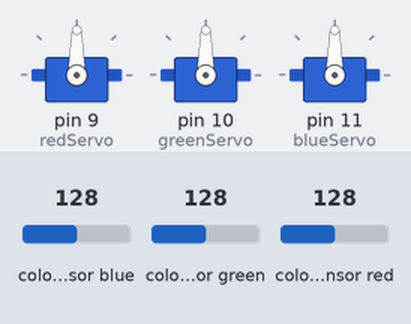
The sketch below on a simulated Arduino Uno, built with avr-gcc and run on an emulated ATmega328P. Shown: 3 × servo. Wiring (inferred from the names in the program): TCS3200 colour sensor: output pin 6; S2 pin 4; S3 pin 5; S0 pin 2; S1 pin 3. Inputs (shaded band) come from the test bench; at power-on: colour sensor blue 128, colour sensor green 128, colour sensor red 128.

Above: at 1.2 s.
1.3 s: colour sensor blue set to 124
At 2.5 s:
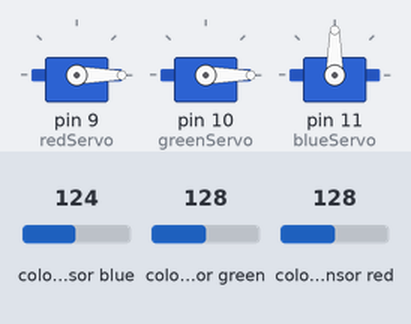
3.5 s: colour sensor green set to 123
5.2 s: colour sensor green set to 116
At 6.8 s:
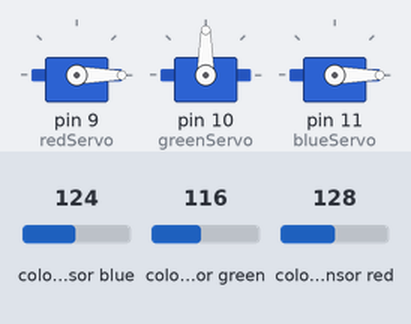
7.5 s: colour sensor red set to 117
9.2 s: colour sensor red set to 110
At 11.1 s:
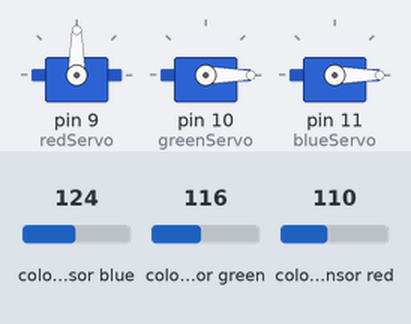
11.5 s: colour sensor blue set to 5
At 12.7 s:
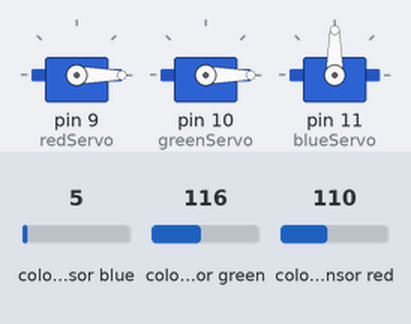
Timing chart, 0 to 14.5 s (numbered marks = the images above; inputs shaded):
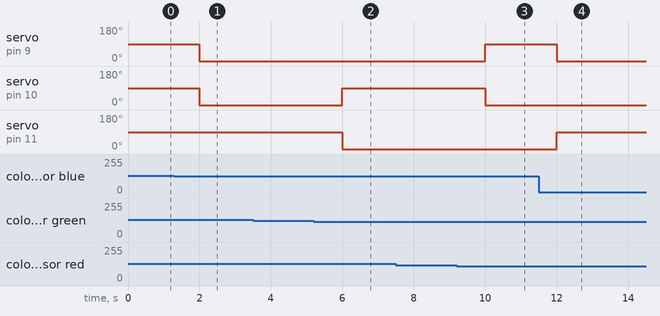

The sketch:

ColorSensor.ino
```cpp
#include <Servo.h>

Servo redServo;
Servo greenServo;
Servo blueServo;

const int S0 = 2;
const int S1 = 3;
const int S2 = 4;
const int S3 = 5;
const int OUT = 6;

int redValue = 0;
int greenValue = 0;
int blueValue = 0;

void setup() {
  redServo.attach(9);
  greenServo.attach(10);
  blueServo.attach(11);

  pinMode(S0, OUTPUT);
  pinMode(S1, OUTPUT);
  pinMode(S2, OUTPUT);
  pinMode(S3, OUTPUT);
  pinMode(OUT, INPUT);

  // Setting frequency scaling to 20%
  digitalWrite(S0, HIGH);
  digitalWrite(S1, LOW);
}

void loop() {
  // Read red value
  digitalWrite(S2, LOW);
  digitalWrite(S3, LOW);
  redValue = pulseIn(OUT, LOW);

  // Read green value
  digitalWrite(S2, HIGH);
  digitalWrite(S3, HIGH);
  greenValue = pulseIn(OUT, LOW);

  // Read blue value
  digitalWrite(S2, LOW);
  digitalWrite(S3, HIGH);
  blueValue = pulseIn(OUT, LOW);

  // Actuate servos based on color values
  if (redValue > greenValue && redValue > blueValue) {
    redServo.write(90);
    greenServo.write(0);
    blueServo.write(0);
  } else if (greenValue > redValue && greenValue > blueValue) {
    redServo.write(0);
    greenServo.write(90);
    blueServo.write(0);
  } else if (blueValue > redValue && blueValue > greenValue) {
    redServo.write(0);
    greenServo.write(0);
    blueServo.write(90);
  }

  delay(1000); // Delay for stability
}
```

Measured:
- the behaviour switches between 128 and 127 on colour sensor blue (found by bisection; images 0 and 1)
- the behaviour switches between 121 and 120 on colour sensor green (found by bisection; images 1 and 2)
- the behaviour switches between 114 and 113 on colour sensor red (found by bisection; images 2 and 3)
- after the input at 1.3 s, servo on pin 9 (redServo), servo on pin 10 (greenServo): 90° → 0° after 0.70 s
- after the input at 3.5 s, every drawn part: stays the same
- after the input at 5.2 s, servo on pin 10 (greenServo): 0° → 90° after 0.80 s; servo on pin 11 (blueServo): 90° → 0° after 0.80 s
- after the input at 7.5 s, every drawn part: stays the same
- after the input at 9.2 s, servo on pin 9 (redServo): 0° → 90° after 0.80 s; servo on pin 10 (greenServo): 90° → 0° after 0.80 s
- after the input at 11.5 s, servo on pin 9 (redServo): 90° → 0° after 0.51 s; servo on pin 11 (blueServo): 0° → 90° after 0.51 s
